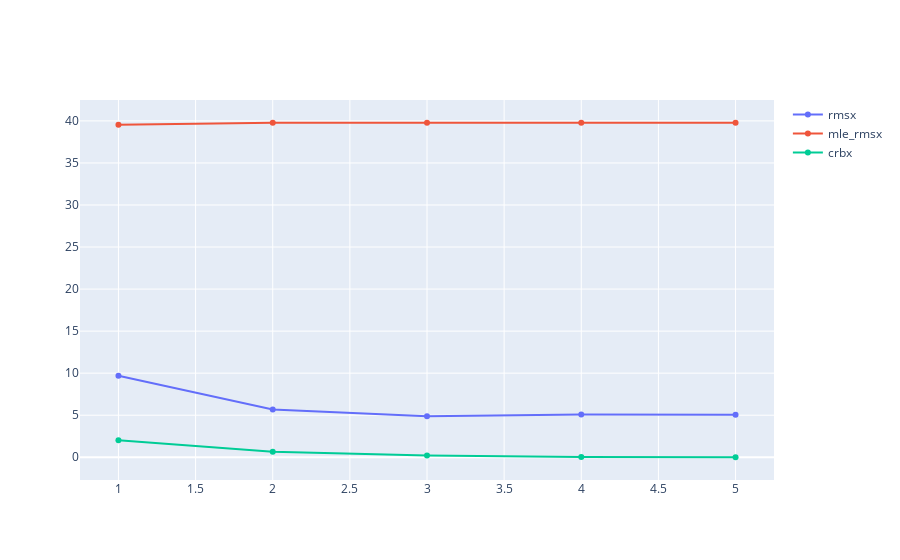

Notebook code for this chart:
### Code cell
# plot the rmsx
fig = go.Figure()
fig.add_trace(go.Scatter(x=np.arange(1, 101), y=rmsx[0, :], mode='lines+markers', name='rmsx'))
# fig.add_trace(go.Scatter(x=np.arange(1, 101), y=rmsy[0, :], mode='lines', name='rmsy'))
fig.add_trace(go.Scatter(x=np.arange(1, 101), y=mle_rmsx[0, :], mode='lines+markers', name='mle_rmsx'))
# fig.add_trace(go.Scatter(x=np.arange(1, 101), y=mle_rmsy[0, :], mode='lines', name='mle_rmsy'))
fig.add_trace(go.Scatter(x=np.arange(1, 101), y=crbx[0, :], mode='lines+markers', name='crbx'))
# fig.add_trace(go.Scatter(x=np.arange(1, 101), y=crby[0, :], mode='lines', name='crby'))
fig.show()

### Figure 1 — Plotly figure (JSON) as saved in the notebook; plotly's stock layout.template omitted (floating-point values rounded to 4 significant figures)
{"data": [{"mode": "lines+markers", "name": "rmsx", "type": "scatter", "x": [1, 2, 3, 4, 5, 6, 7, 8, 9, 10, 11, 12, 13, 14, 15, 16, 17, 18, 19, 20, 21, 22, 23, 24, 25, 26, 27, 28, 29, 30, 31, 32, 33, 34, 35, 36, 37, 38, 39, 40, 41, 42, 43, 44, 45, 46, 47, 48, 49, 50, 51, 52, 53, 54, 55, 56, 57, 58, 59, 60, 61, 62, 63, 64, 65, 66, 67, 68, 69, 70, 71, 72, 73, 74, 75, 76, 77, 78, 79, 80, 81, 82, 83, 84, 85, 86, 87, 88, 89, 90, 91, 92, 93, 94, 95, 96, 97, 98, 99, 100], "y": [9.69, 5.681, 4.884, 5.1, 5.056]}, {"mode": "lines+markers", "name": "mle_rmsx", "type": "scatter", "x": [1, 2, 3, 4, 5, 6, 7, 8, 9, 10, 11, 12, 13, 14, 15, 16, 17, 18, 19, 20, 21, 22, 23, 24, 25, 26, 27, 28, 29, 30, 31, 32, 33, 34, 35, 36, 37, 38, 39, 40, 41, 42, 43, 44, 45, 46, 47, 48, 49, 50, 51, 52, 53, 54, 55, 56, 57, 58, 59, 60, 61, 62, 63, 64, 65, 66, 67, 68, 69, 70, 71, 72, 73, 74, 75, 76, 77, 78, 79, 80, 81, 82, 83, 84, 85, 86, 87, 88, 89, 90, 91, 92, 93, 94, 95, 96, 97, 98, 99, 100], "y": [39.53, 39.78, 39.78, 39.78, 39.78]}, {"mode": "lines+markers", "name": "crbx", "type": "scatter", "x": [1, 2, 3, 4, 5, 6, 7, 8, 9, 10, 11, 12, 13, 14, 15, 16, 17, 18, 19, 20, 21, 22, 23, 24, 25, 26, 27, 28, 29, 30, 31, 32, 33, 34, 35, 36, 37, 38, 39, 40, 41, 42, 43, 44, 45, 46, 47, 48, 49, 50, 51, 52, 53, 54, 55, 56, 57, 58, 59, 60, 61, 62, 63, 64, 65, 66, 67, 68, 69, 70, 71, 72, 73, 74, 75, 76, 77, 78, 79, 80, 81, 82, 83, 84, 85, 86, 87, 88, 89, 90, 91, 92, 93, 94, 95, 96, 97, 98, 99, 100], "y": [2.028, 0.6413, 0.2028, 0.02028, 0.002028]}], "layout": {}}
